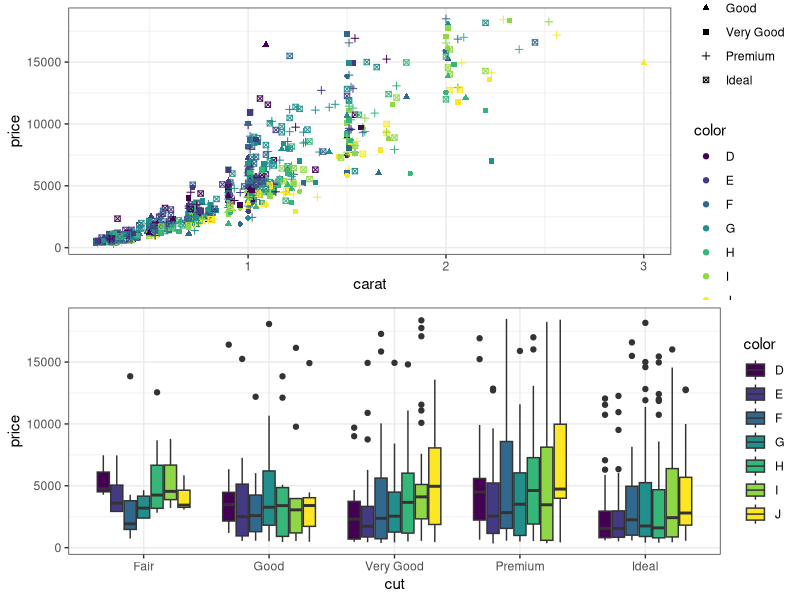

Recreate this plot in R.
require(ggplot2)
data(diamonds)
set.seed(42)
small <- diamonds[sample(nrow(diamonds), 1000), ]
head(small)

theme_set(theme_bw()); #白色背景
p1 <- ggplot(data=small)+geom_point(mapping=aes(x=carat,y=price,shape=cut, colour=color));
p2 <- ggplot(data=small)+geom_boxplot(aes(x=cut, y=price,fill=color));
require(ggpubr); #布局
ggarrange(p1, p2,nrow=2,heights=c(1,1));